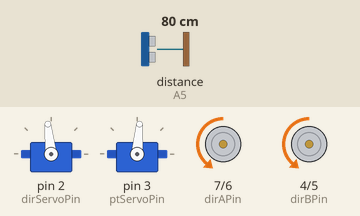
The sketch below on a simulated Arduino Uno, built with avr-gcc and run on an emulated ATmega328P. Parts: 2 × servo, direction and speed pins drawn as motors (green arrow = direction pin HIGH = forward, orange = LOW = backward, longer = more drive). Wiring (inferred from the names in the program): ultrasonic range finder: trigger A4; echo A5. The test bench sets the inputs (shaded band); at power-on: distance to the obstacle (sensor on A5) 80 cm. The echo pulse lasts 58.3 µs per cm; what the sketch prints to the serial monitor is not drawn.

Above: at 1.2 s.
1.3 s: distance to the obstacle (sensor on A5) set to 56 cm
4.3 s: distance to the obstacle (sensor on A5) set to 47 cm
At 5.25 s:
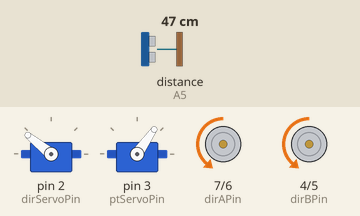
7.3 s: distance to the obstacle (sensor on A5) set to 22 cm
10.3 s: distance to the obstacle (sensor on A5) set to 18 cm
At 11.61 s:
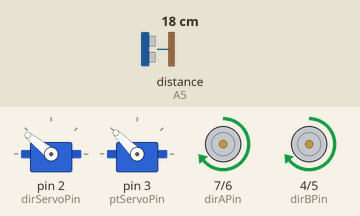
13.3 s: distance to the obstacle (sensor on A5) set to 250 cm
At 14.31 s:
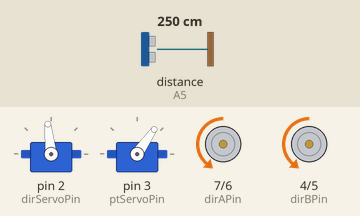
16.3 s: distance to the obstacle (sensor on A5) set to 2 cm
At 17.34 s:
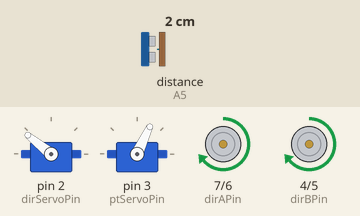
Timing chart, 0 to 23.5 s (numbered marks = the images above; inputs shaded):
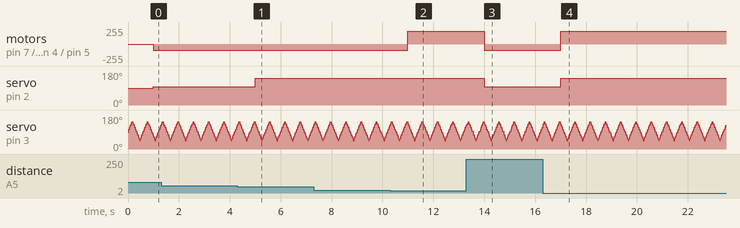

Measured:
- the behaviour switches between 51 and 50 cm on distance to the obstacle (sensor on A5) (found by bisection; images 0 and 1)
- the behaviour switches between 21 and 20 cm on distance to the obstacle (sensor on A5) (found by bisection; images 1 and 2)
- after the input at 4.3 s, servo on pin 2 (dirServoPin): 96° → 141° after 0.70 s
- after the input at 10.3 s, motor on pin 7 (dirAPin) / pin 6 (pwmAPin), motor on pin 4 (dirBPin) / pin 5 (pwmBPin): backward 96/255 → forward 192/255 after 0.70 s
- after the input at 13.3 s, motor on pin 7 (dirAPin) / pin 6 (pwmAPin), motor on pin 4 (dirBPin) / pin 5 (pwmBPin): forward 192/255 → backward 96/255 after 0.70 s; servo on pin 2 (dirServoPin): 141° → 96° after 0.70 s
- after the input at 16.3 s, motor on pin 7 (dirAPin) / pin 6 (pwmAPin), motor on pin 4 (dirBPin) / pin 5 (pwmBPin): backward 96/255 → forward 192/255 after 0.70 s; servo on pin 2 (dirServoPin): 96° → 141° after 0.71 s
- by itself, servo on pin 3 (ptServoPin): repeats every 0.60 s: 145° 0.03 s, 135° 0.03 s, 125° 0.03 s, 115° 0.03 s, 105° 0.03 s, 95° 0.03 s, 85° 0.03 s, 75° 0.03 s, 65° 0.03 s, 55° 0.03 s, 45° 0.03 s, 55° 0.03 s, 65° 0.03 s, 75° 0.03 s, 85° 0.03 s, 95° 0.03 s, 105° 0.03 s, 115° 0.03 s, 125° 0.03 s, 135° 0.03 s

The sketch:

Automatic_driving_Car.ino
```cpp
// (licence header left out)
// servo
#include <Servo.h>
Servo dirServo;                  // define servo to control turning of smart car
const int dirServoPin = 2;        // define pin for signal line of the last servo
const float dirServoOffset = 6;   // define a variable for deviation(degree) of the last servo
Servo ptServo;                   // define servo to control the pan tilt
const int ptServoPin = 3;         // define pin for signal line of the last servo
const float ptServoOffset = 5;    // define a variable for deviation(degree) of the last servo
// motor
const int dirAPin = 7,            // define pin used to control rotational direction of motor A
          pwmAPin = 6,            // define pin for PWM used to control rotational speed of motor A
          dirBPin = 4,            // define pin used to control rotational direction of motor B
          pwmBPin = 5;            // define pin for PWM used to control rotational speed of motor B
const byte motorSpeed = 96;       // define motor speed(0-255)
#define FORWARD LOW
#define BACKWARD HIGH
// ultrasonic ranging
const int trigPin = A4;           // define Trig pin for ultrasonic ranging module
const int echoPin = A5;           // define Echo pin for ultrasonic ranging module
const float maxDistance = 200;    // define the range(cm) for ultrasonic ranging module
const float soundVelocity = 340;  // define sound velocity = 340 m/s
const float rangingTimeOut = 2 * maxDistance / 100 / soundVelocity * 1000000; // define the timeout(ms) for ultrasonic ranging module
// scan distance of obstacle
const int ptScanInterval = 10;    // define the interval(degree) of each scan
const int ptScanTimes = 11;       // define the number of scan times per cycle
byte scanDistance[ptScanTimes];   // define an array to save scan data
// multi task time allocation
const int scanInterval = 30;      // define the interval(ms) of each scan
const int moveInterval = 1000;    // define the interval(ms) of each moving car

void setup() {
  // serial port
  Serial.begin(115200);
  // servo
  dirServo.attach(dirServoPin);   // attaches the servo on dirServoPin to the servo object
  ptServo.attach(ptServoPin);     // attaches the servo on ptServoPin to the servo object
  // motor
  pinMode(dirAPin, OUTPUT);       // set dirAPin to output mode
  pinMode(pwmAPin, OUTPUT);       // set pwmAPin to output mode
  pinMode(dirBPin, OUTPUT);       // set dirBPin to output mode
  pinMode(pwmBPin, OUTPUT);       // set pwmBPin to output mode
  // ultrasonic ranging module
  pinMode(trigPin, OUTPUT);       // set trigPin to output mode
  pinMode(echoPin, INPUT);        // set echoPin to input mode
  // initialize the array
  for (int i = 0; i < ptScanTimes; i++)
    scanDistance[i] = maxDistance;
}

void loop()
{
  unsigned long ms = millis();
  static unsigned long lastScan = ms;
  static unsigned long lastMove = ms;

  // scan distance of obstacle
  // this task will be executed every scanInterval ms
  if (ms - lastScan >= scanInterval) {
    scan();
    lastScan = ms / scanInterval * scanInterval;
  }
  // move the car according to scan distance
  // this task will be executed every moveInterval ms
  if (ms - lastMove >= moveInterval) {
    moveCar();
    lastMove = ms / moveInterval * moveInterval;
  }
}

void moveCar()
{
  int angle, distance;
  // get nearst obstacle's angle and distance
  getNearest(&angle, &distance);
  // according nearest obstacle's angle and distance to move the car
  if (distance < 20) {     // if the obstacle distance is too close, back the car
    if (angle < 90)        // choose turning direction when back
      ctrlCar(135, BACKWARD, motorSpeed * 2);
    else
      ctrlCar(45, BACKWARD, motorSpeed * 2);
  }
  else if (distance < 50) {// if there is obstacle, turn the forward direction
    if (angle < 90)        // choose turning direction when move forward
      ctrlCar(135, FORWARD, motorSpeed);
    else
      ctrlCar(45, FORWARD, motorSpeed);
  }
  else {                   // if there is no obstacle, move forward
    ctrlCar(90, FORWARD, motorSpeed);
  }
}

void scan() {
  static byte ptAngle = 90;
  static bool pdDir = true;
  // calculate dependent variables
  int minAngle = (180 - ptScanInterval * (ptScanTimes - 1)) / 2;
  int maxAngle = 180 - minAngle;
  int index = (ptAngle - minAngle) / ptScanInterval;
  // detect the current distance from obstacle
  scanDistance[index] = getDistance();
  // send measured distance to the serial port
  Serial.print(scanDistance[index]);
  if (ptAngle >= maxAngle) {
    pdDir = false;
    Serial.print("; ");
  }
  else if (ptAngle <= minAngle) {
    pdDir = true;
    Serial.print("\n");
  }
  else
    Serial.print(", ");
  // turn pan tilt to the next position
  pdDir ? ptAngle += ptScanInterval : ptAngle -= ptScanInterval;
  ptServo.write(ptAngle + ptServoOffset);
}

void getNearest(int *angle, int *distance) {
  *distance = maxDistance;
  *angle = 90;
  // calculate nearst obstacle's angle and distance
  for (int i = 0; i < ptScanTimes; i++) {
    if (scanDistance[i] < *distance) {
      *distance = scanDistance[i];
      *angle = (180 - ptScanInterval * (ptScanTimes - 1)) / 2 + i * ptScanInterval;
    }
  }
}

float getDistance() {
  unsigned long pingTime; // save the high level time returned by ultrasonic ranging module
  float distance;         // save the distance away from obstacle
  // set the trigPin output 10us high level to make the ultrasonic ranging module start to measure
  digitalWrite(trigPin, HIGH);
  delayMicroseconds(10);
  digitalWrite(trigPin, LOW);
  // get the high level time returned by ultrasonic ranging module
  pingTime = pulseIn(echoPin, HIGH, rangingTimeOut);
  // calculate the obstacle distance
  if (pingTime != 0) {  // if the measure is not overtime
    distance = pingTime * soundVelocity / 2 / 10000;  // calculate the obstacle distance(cm) according to the time of high level returned
    return distance;    // return distance(cm)
  }
  else                  // if the measure is overtime
    return maxDistance; // returns the maximum distance(cm)
}

void ctrlCar(byte dirServoDegree, bool motorDir, byte motorSpd) {
  dirServo.write(dirServoDegree + dirServoOffset);
  digitalWrite(dirAPin, motorDir);
  digitalWrite(dirBPin, motorDir);
  analogWrite(pwmAPin, motorSpd);
  analogWrite(pwmBPin, motorSpd);
}
```
